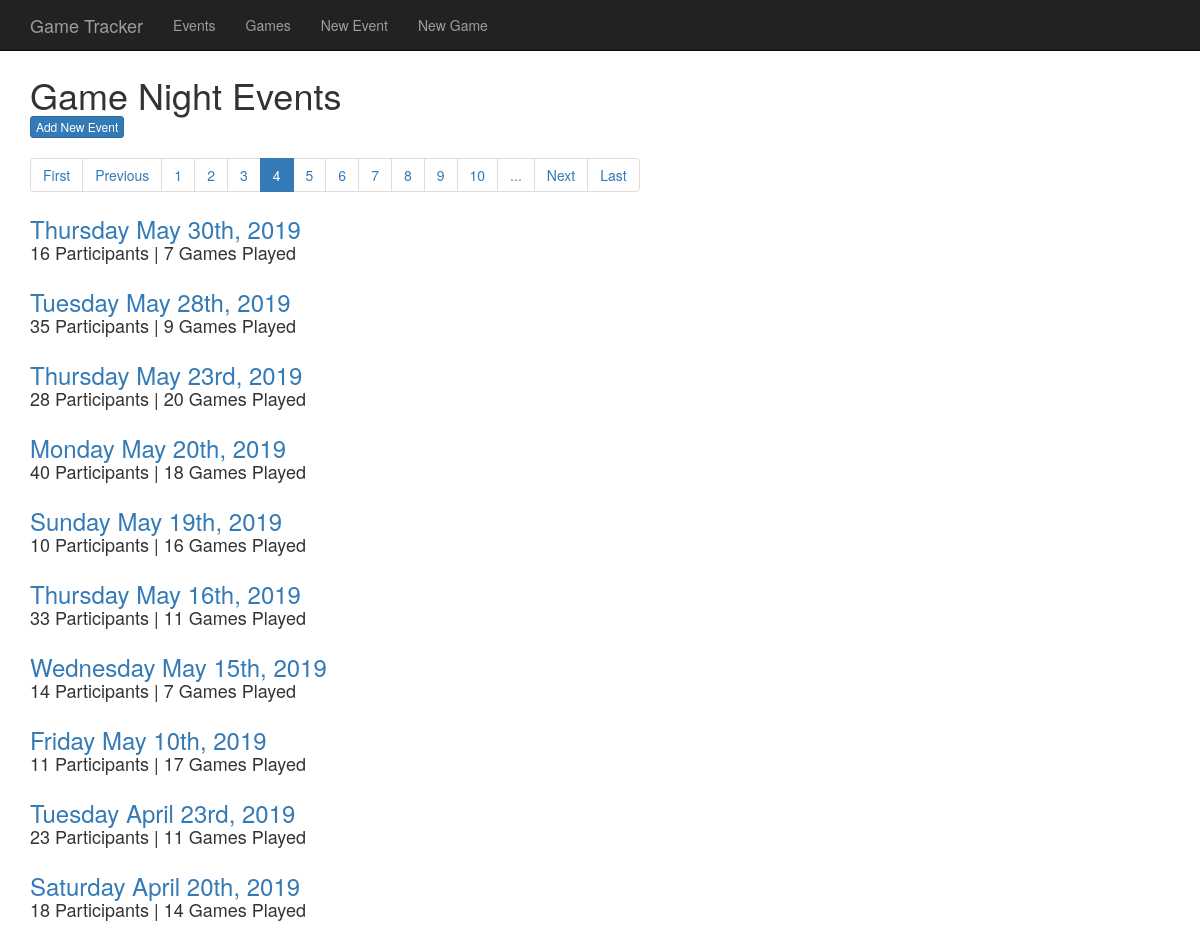
The app's page /events/?page=4 with its own data.
### GameTracker/models.py (models this page shows, shortened)
class Event(models.Model):
	date = models.DateField(unique=True)
	player_count = models.PositiveSmallIntegerField(verbose_name='Number of Participants')
	games = models.ManyToManyField(Game, through='PlayedGame')
	class Meta:
		ordering = ['-date']

### GameTracker/views.py (the view)
# urls.py: url(r'^events/$',views.event_list_view,name='event_list'),
def event_list_view(request):
	event_list = Event.objects.all()
	paginator = Paginator(event_list, 10)
	page = request.GET.get('page')
	try:
		events = paginator.page(page)
		page = int(page)
		if paginator.num_pages > 10:
			if page <= 6:
				nav_list = list(range(1,11))
			elif paginator.num_pages - page < 6:
				nav_list = list(range(paginator.num_pages-10,paginator.num_pages+1))
			else:
				nav_list = list(range(page-5,page+6))
		else:
			nav_list = list(range(1,paginator.num_pages+1))
	except PageNotAnInteger:
		return redirect('/events/?page=1')
	except EmptyPage:
		return redirect('/events/?page=' + str(paginator.num_pages))
	return render(request, 'GameTracker/event_list.html', {'events': events,'nav_list':nav_list})

### templates/GameTracker/event_list.html (shortened to what this page needs)
{% extends 'base.html' %}
{% block body_block %}
	<span class="h1">Game Night Events</span>
	<br />
	<a class="btn btn-xs btn-primary" href="{% url 'GameTracker:event_new' %}">Add New Event</a>
	{% if not events %}
		<div class="alert alert-info fit-content">
			<h3>Unfortunately, there are no events to display. Please create a new event.</h3>
		</div>
	{% else %}
		<nav aria-label="...">
			<ul class="pagination">
				<li class="page-item"><a class="page-link" href="?page=1">First</a></li>
				{% if events.has_previous %}
					<li class="page-item"><a class="page-link" href="?page={{ events.previous_page_number }}">Previous</a></li>
				{% else %}
					<li class="page-item disabled"><a class="page-link" href="#">Previous</a></li>
				{% endif %}
				{% for page_num in nav_list %}
					{% if page_num == events.number %}
						<li class="page-item active"><a class="page-link" href="?page={{page_num}}">{{page_num}}<span class="sr-only">(current)</a></li>
					{% else %}
						<li class="page-item"><a class="page-link" href="?page={{page_num}}">{{page_num}}</a></li>
					{% endif %}
				{% endfor %}
				{% if nav_list|last < events.paginator.num_pages %}
					<li class="page-item disabled"><span>...</span></li>
				{% endif %}
				{% if events.has_next %}
					<li class="page-item"><a class="page-link" href="?page={{ events.next_page_number }}">Next</a></li>
				{% else %}
					<li class="page-item disabled"><a class="page-link" href="#">Next</a></li>
				{% endif %}
				<li class="page-item"><a class="page-link" href="?page={{ events.paginator.num_pages }}">Last</a></li>
			</ul>
		</nav>
		{% for event in events %}
			<div class="event-title-block">
				<p>
					<a href="{% url 'GameTracker:event_detail' pk=event.pk %}"><span class="h3">{{event.date|date:'l F jS, Y'}}</span></a>
					<br />
					<span class="h4">{{event.player_count}} Participants | {{event.games.count}} Games Played</span>
				</p>
			</div>
		{% endfor %}
	{% endif %}
{% endblock %}

### static/css/GameTracker.css (style rules this page uses)
.navbar, { font-size: 1.25em; }
.event-title-block { padding-bottom: 15px; }

### records on screen
Event: date "Thursday May 30th, 2019", player_count "16", games.count "7"
Event: date "Tuesday May 28th, 2019", player_count "35", games.count "9"
Event: date "Thursday May 23rd, 2019", player_count "28", games.count "20"
Event: date "Monday May 20th, 2019", player_count "40", games.count "18"
Event: date "Sunday May 19th, 2019", player_count "10", games.count "16"
Event: date "Thursday May 16th, 2019", player_count "33", games.count "11"
Event: date "Wednesday May 15th, 2019", player_count "14", games.count "7"
Event: date "Friday May 10th, 2019", player_count "11", games.count "17"
Event: date "Tuesday April 23rd, 2019", player_count "23", games.count "11"
Event: date "Saturday April 20th, 2019", player_count "18", games.count "14"

### other values on screen
{{ page_num }} "1" "2" "3" "5" "6" "7" "8" "9" "10"
{{ page_num }} "4"
